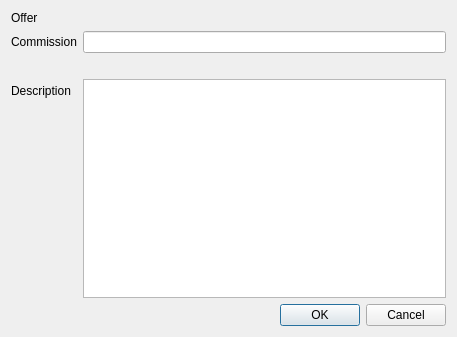
<?xml version="1.0" encoding="UTF-8"?>
<ui version="4.0">
 <class>ResellOfferDialog</class>
 <widget class="QDialog" name="ResellOfferDialog">
  <property name="geometry">
   <rect>
    <x>0</x>
    <y>0</y>
    <width>457</width>
    <height>337</height>
   </rect>
  </property>
  <property name="windowTitle">
   <string>Resell Offer</string>
  </property>
  <layout class="QVBoxLayout" name="verticalLayout">
   <item>
    <layout class="QFormLayout" name="formLayout">
     <property name="fieldGrowthPolicy">
      <enum>QFormLayout::AllNonFixedFieldsGrow</enum>
     </property>
     <item row="0" column="0">
      <widget class="QLabel" name="offerLabel">
       <property name="text">
        <string>Offer</string>
       </property>
      </widget>
     </item>
     <item row="0" column="1">
      <widget class="QLabel" name="offerGUIDLabel">
       <property name="text">
        <string/>
       </property>
      </widget>
     </item>
     <item row="1" column="0">
      <widget class="QLabel" name="label_2">
       <property name="text">
        <string>Commission</string>
       </property>
       <property name="buddy">
        <cstring>commissionEdit</cstring>
       </property>
      </widget>
     </item>
     <item row="1" column="1">
      <widget class="QLineEdit" name="commissionEdit">
       <property name="toolTip">
        <string>A commission to apply to your resold offer ontop of any discounts you may recieve from the seller.</string>
       </property>
      </widget>
     </item>
     <item row="2" column="1">
      <widget class="QLabel" name="commissionDisclaimer">
       <property name="text">
        <string/>
       </property>
       <property name="wordWrap">
        <bool>true</bool>
       </property>
      </widget>
     </item>
     <item row="3" column="0">
      <widget class="QLabel" name="descriptionLabel">
       <property name="text">
        <string>Description</string>
       </property>
      </widget>
     </item>
     <item row="3" column="1">
      <widget class="QPlainTextEdit" name="descriptionEdit"/>
     </item>
    </layout>
   </item>
   <item>
    <widget class="QDialogButtonBox" name="buttonBox">
     <property name="orientation">
      <enum>Qt::Horizontal</enum>
     </property>
     <property name="standardButtons">
      <set>QDialogButtonBox::Cancel|QDialogButtonBox::Ok</set>
     </property>
    </widget>
   </item>
  </layout>
 </widget>
 <resources/>
 <connections>
  <connection>
   <sender>buttonBox</sender>
   <signal>accepted()</signal>
   <receiver>ResellOfferDialog</receiver>
   <slot>accept()</slot>
   <hints>
    <hint type="sourcelabel">
     <x>248</x>
     <y>254</y>
    </hint>
    <hint type="destinationlabel">
     <x>157</x>
     <y>274</y>
    </hint>
   </hints>
  </connection>
  <connection>
   <sender>buttonBox</sender>
   <signal>rejected()</signal>
   <receiver>ResellOfferDialog</receiver>
   <slot>reject()</slot>
   <hints>
    <hint type="sourcelabel">
     <x>316</x>
     <y>260</y>
    </hint>
    <hint type="destinationlabel">
     <x>286</x>
     <y>274</y>
    </hint>
   </hints>
  </connection>
 </connections>
</ui>
